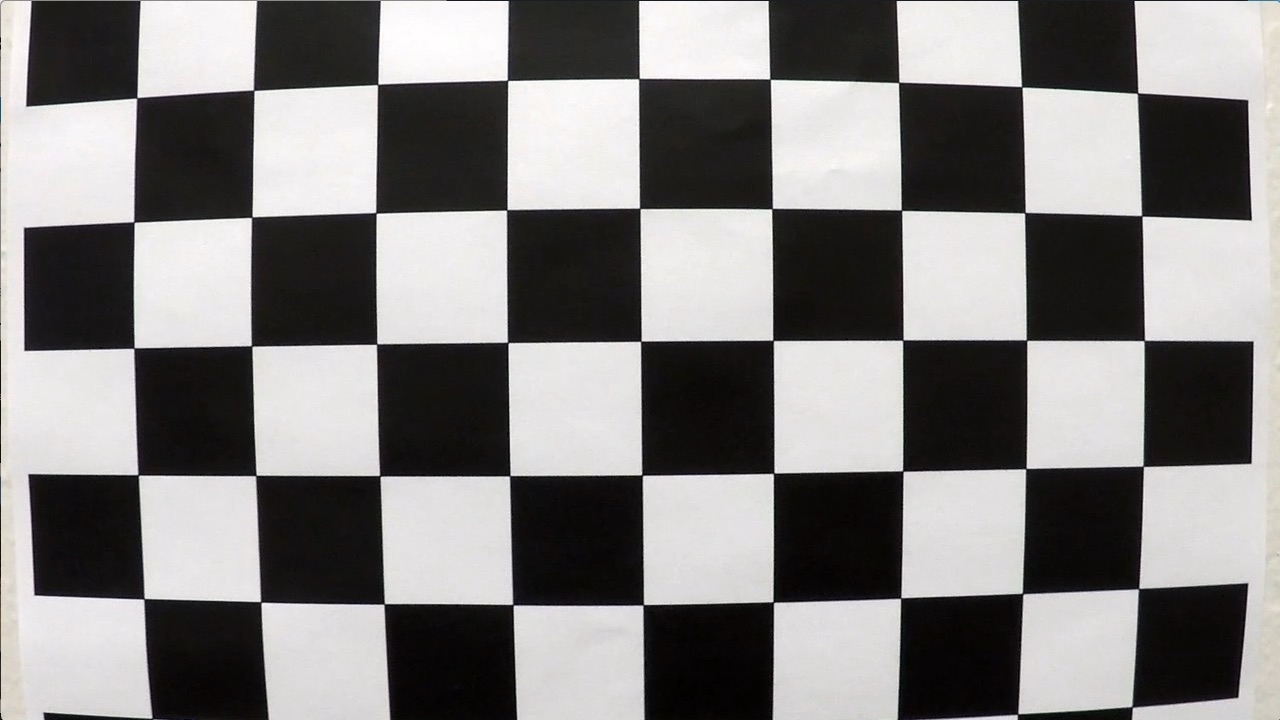
#> input picture camera_cal/calibration1.jpg, 1280 x 720 px
$ python run_1_undistort.py   (older library calls are emulated)
#> lines starting #> are read from the running program, lines starting #| are printed output that depends on the picture
### methods.py
import numpy as np
import cv2
import glob
import matplotlib.pyplot as plt
import matplotlib.image as mpimg
import pickle
from moviepy.editor import VideoFileClip
from tqdm import tqdm

def load_calibration():
    calib = pickle.load(open("calibration.pkl", "rb"))
#> (reads calibration.pkl from the repository)
    print("Calibration Loaded")
    return calib[0], calib[1]

#load calibration
mtx, dist = load_calibration()

img_size = (1280, 720)

def load_transforms():
    #load perspective vars
    src = np.float32([[  585.0-10,  460.0],
               [ 0.0,  720.0],
               [ 1280.0,  720.0],
               [ 695.0+10,  460.0]])

    dst = np.float32([[320, 0],
                      [320, 720],
                      [960, 720],
                        [960, 0]])

    M = cv2.getPerspectiveTransform(src, dst)
    Minv = cv2.getPerspectiveTransform(dst, src)
    return M, Minv

M, Minv = load_transforms()

def undistort(img):
    undist = cv2.undistort(img, mtx, dist)
    return undist

# [29 lines left out: functions fast_unwarp_lane, fast_warp_lane, process_video, plot_images, not called in this run]

def plot_images_save(fname, images):
    """ Helper routine which plots all images passed as array in a single row """
    print(len(images))
    m = len(images)
    n = len(images[0])

    fig, axes = plt.subplots(m, n, figsize=(10*n, 10*m))
    if m == 1:
        axes = [axes]
    fig.tight_layout()
    for ix in range(m):
        for iy in range(n):
            axes[ix][iy].imshow(images[ix][iy], cmap='gray')
            axes[ix][iy].axis('off')
    fig.savefig(fname)

# [87 lines left out: functions abs_sobel_thresh, mag_thresh, dir_thresh, hsv_select, hsv_debug, apply_stage_1 and 1 more, not called in this run]

### run_1_undistort.py
from methods import *
import cv2

#load calibration
mtx, dist = load_calibration()

test_image = cv2.imread('camera_cal/calibration1.jpg')
#> test_image is the input picture: shape (720, 1280, 3); mean B, G, R 127.8, 128.4, 130.1
undist = cv2.undistort(test_image, mtx, dist)
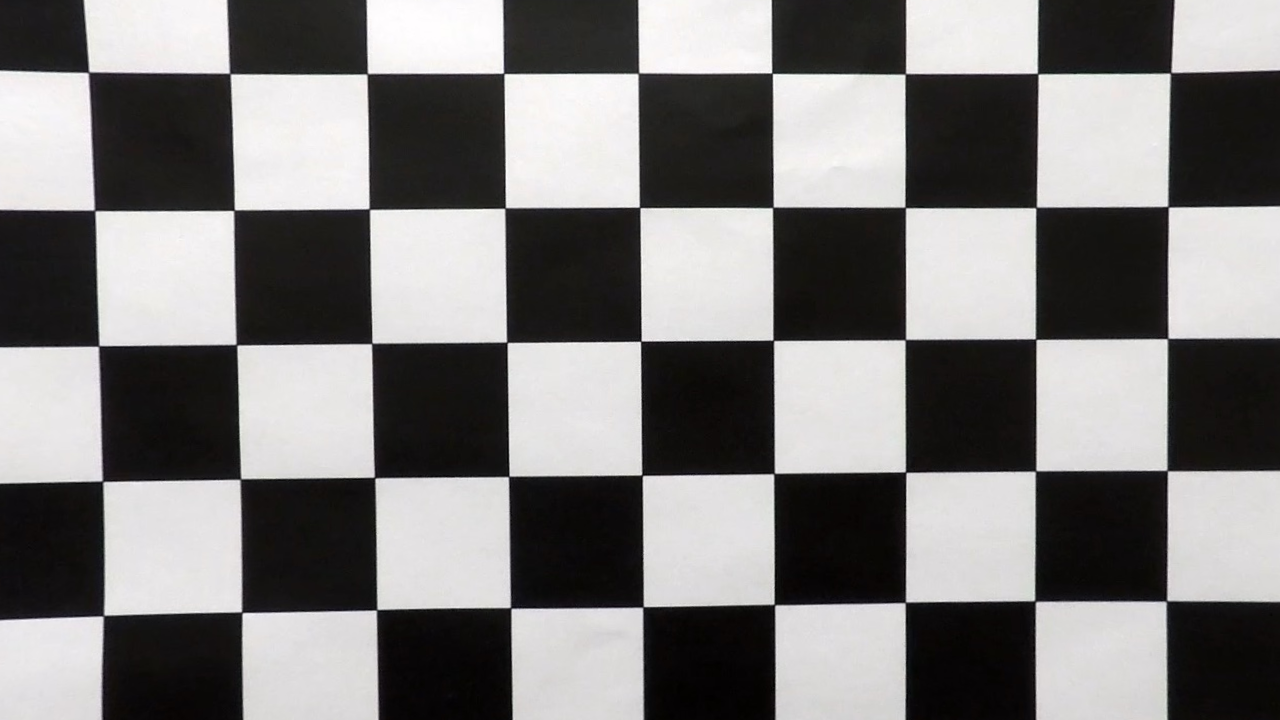
#> undist: shape (720, 1280, 3); mean B, G, R 123.3, 123.7, 125.3

plot_images_save('output_images/1_undistort.png', [ [test_image, undist] ])
#> in plot_images_save, `fig.savefig(fname)`:
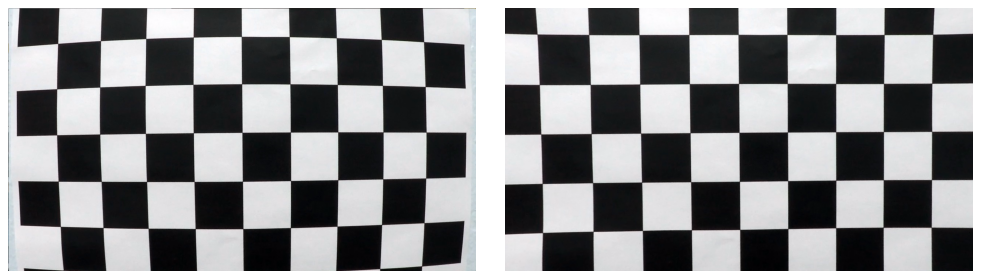
#> figure drawn by matplotlib, 2 panels; B, G, R data is drawn as R, G, B
